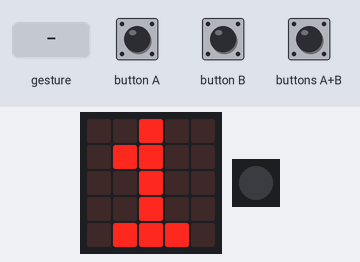
A program run on a simulated Calliope mini (MakeCode). On the bench: the board's 5×5 LED display, 1 RGB LEDs in strip order, left to right. The test bench sets the inputs (shaded band). Random numbers come from a fixed seed; a tilt is held for 1.5 s and a shake lasts 1 s, then the board lies face up again; the 48×5 strip is a reading aid, not a part: it shows the text the display is scrolling, unrolled, one strip-width of it at a time.

Above: at 5.3 s.
5.4 s: buttons A+B pressed for 0.15 s
At 6.7 s:
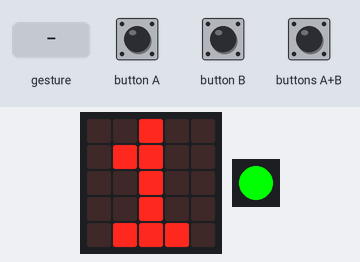
7.0 s: gesture 'shake'
At 7.9 s:
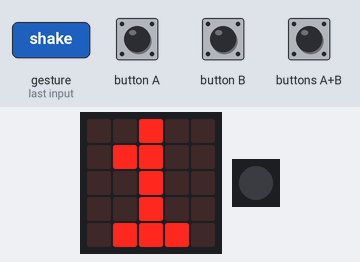
8.7 s: buttons A+B pressed for 1 s
At 10.7 s:
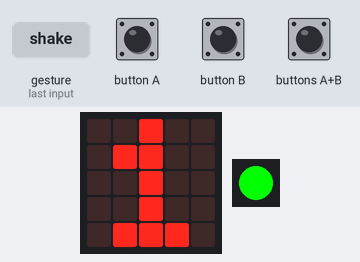
Timing chart, 0 to 12.2 s (numbered marks = the images above; inputs shaded):
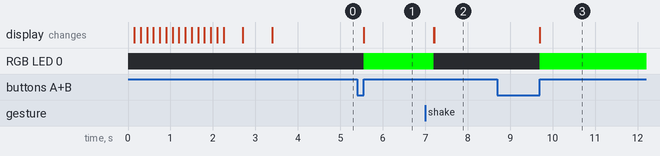

The program:

main.ts
```typescript
input.onButtonEvent(Button.AB, input.buttonEventValue(ButtonEvent.Click), function () {
    ausgewählt = 1
    basic.setLedColor(Colors.Green)
})
input.onButtonEvent(Button.A, input.buttonEventValue(ButtonEvent.Click), function () {
    if (ausgewählt == 0) {
        if (auswahl > 1) {
            auswahl += -1
        }
        basic.showNumber(auswahl)
    }
})
function startNummer () {
    basic.showString("#1")
    basic.pause(500)
    basic.clearScreen()
    basic.pause(200)
}
input.onGesture(Gesture.Shake, function () {
    geschüttelt = 1
    basic.setLedColor(0)
    if (ausgewählt == 1) {
        basic.clearScreen()
        zahl = randint(0, auswahl - 1)
    }
})
input.onButtonEvent(Button.B, input.buttonEventValue(ButtonEvent.Click), function () {
    if (ausgewählt == 0) {
        auswahl += 1
        basic.showNumber(auswahl)
    }
})
let zahl = 0
let geschüttelt = 0
let ausgewählt = 0
let auswahl = 0
auswahl = 1
startNummer()
basic.showNumber(1)
basic.forever(function () {
    if (ausgewählt == 1 && geschüttelt == 1) {
        basic.showNumber(zahl + 1)
    }
})
```

test.ts
```typescript
// Hier kann man Tests durchführen; diese Datei wird nicht kompiliert, wenn dieses Paket als Erweiterung verwendet wird.
```

Measured:
- after the input at 5.4 s, RGB LED 0: off → RGB(0, 255, 0) after 0.15 s
- after the input at 7.0 s, RGB LED 0: RGB(0, 255, 0) → off after 0.20 s; the display: first changes after 0.20 s (image 2 shows a later state)
- after the input at 8.7 s, RGB LED 0: off → RGB(0, 255, 0) after 1.0 s
